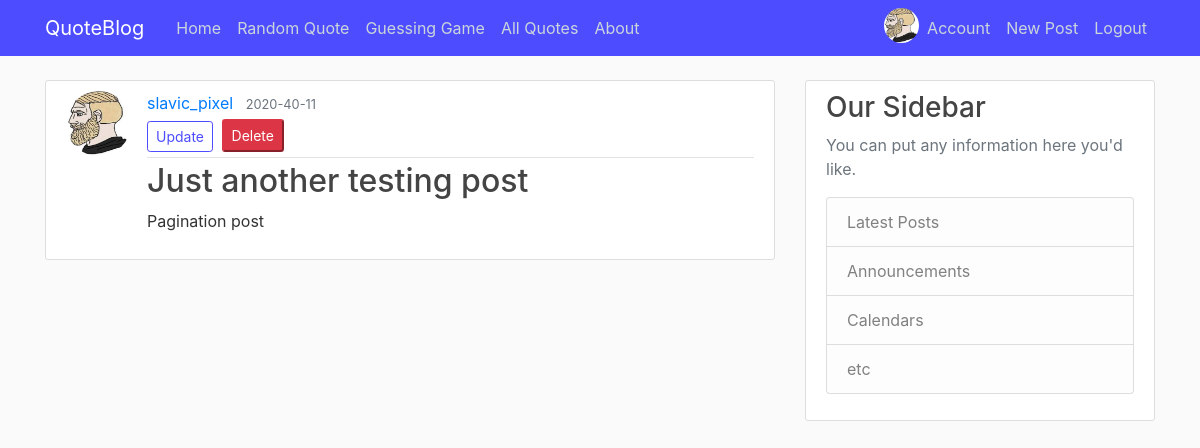
The app's page /post/3 (signed in), older data.
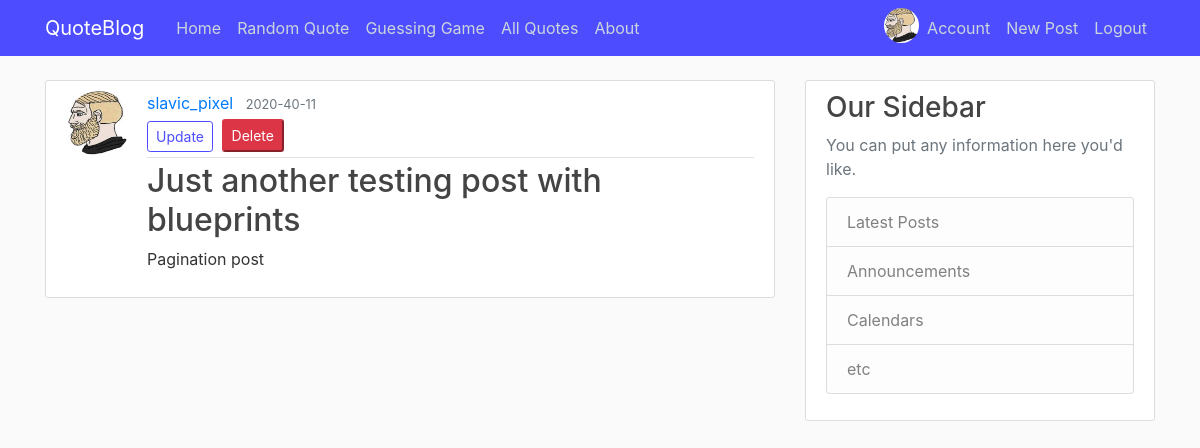
The same page, newer data.
### quoteblog/models.py (models this page shows, shortened)
class Post(db.Model):
    id = db.Column(db.Integer, primary_key=True)
    title =  db.Column(db.String(100), nullable=False)
    date_posted = db.Column(db.DateTime, nullable=False, default=datetime.utcnow)
    content = db.Column(db.Text, nullable=False)
    user_id = db.Column(db.Integer, db.ForeignKey('user.id'), nullable=False)

### quoteblog/posts/routes.py (the view)
@posts.route('/post/<int:post_id>')
def post(post_id):
    post = Post.query.get_or_404(post_id)
    return render_template('post.html', title=post.title, post=post)

### quoteblog/models.py (called while the page is built)
@login_manager.user_loader
def load_user(user_id):
    return User.query.get(int(user_id))

### quoteblog/templates/post.html (shortened to what this page needs)
{% extends "layout.html" %}
{% block content %}
    <article class="media content-section">
        <img class="rounded-circle article-img" src="{{ url_for('static', filename='profile_pics/' + post.author.image_file) }}">
        <div class="media-body">
            <div class="article-metadata">
                <a class="mr-2" href="{{ url_for('users.user_posts', username=post.author.username) }}">{{ post.author.username }}</a>
                <small class="text-muted">{{ post.date_posted.strftime('%Y-%M-%d') }}</small>
                {% if post.author == current_user %}
                    <div>
                        <a class="btn btn-sm mt-1 mb-1" href="{{ url_for('posts.update_post', post_id=post.id) }}">Update</a>
                        <button type="button" class="btn-danger btn-sm m-1" data-toggle="modal" data-target="#deleteModal">Delete</button>
                    </div>
                {% endif %}
            </div>
            <h2 class="article-title">{{ post.title }}</a></h2>
            <p class="article-content">{{ post.content }}</p>
        </div>
    </article>
{% endblock content %}

Row changes from the older to the newer data that the page shows:
changed Post "Pagination post": title "Just another testing post" → "Just another testing post with blueprints"
